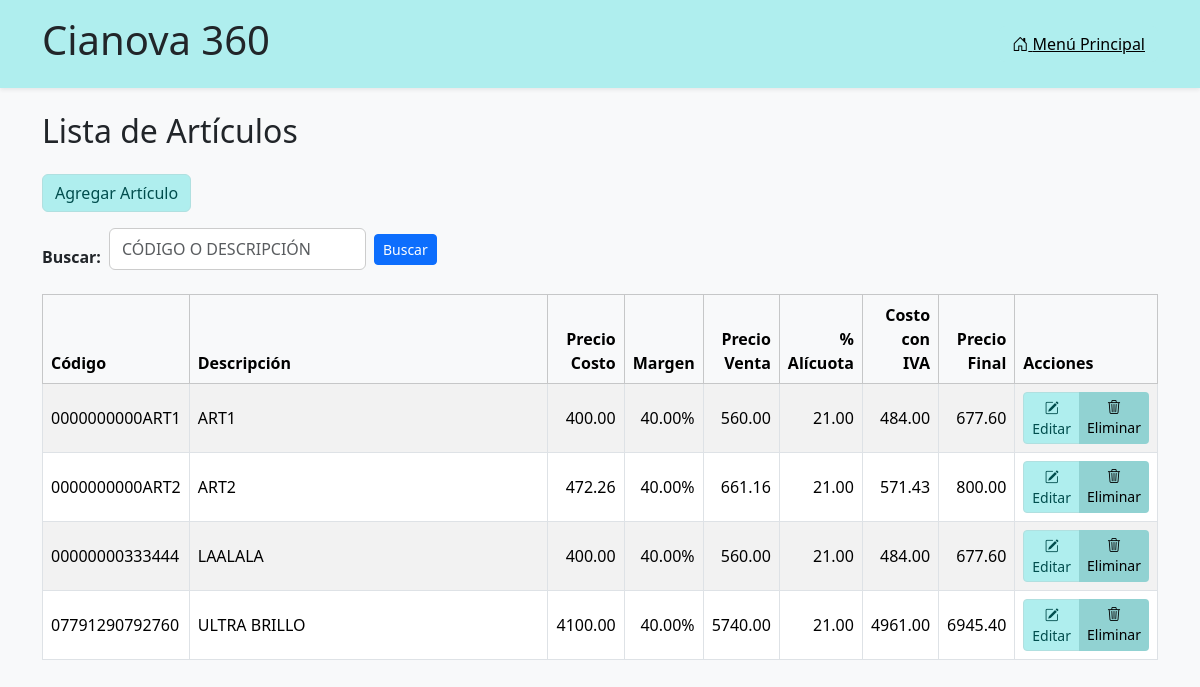
Page /articulos/lista/ on the earlier database version.
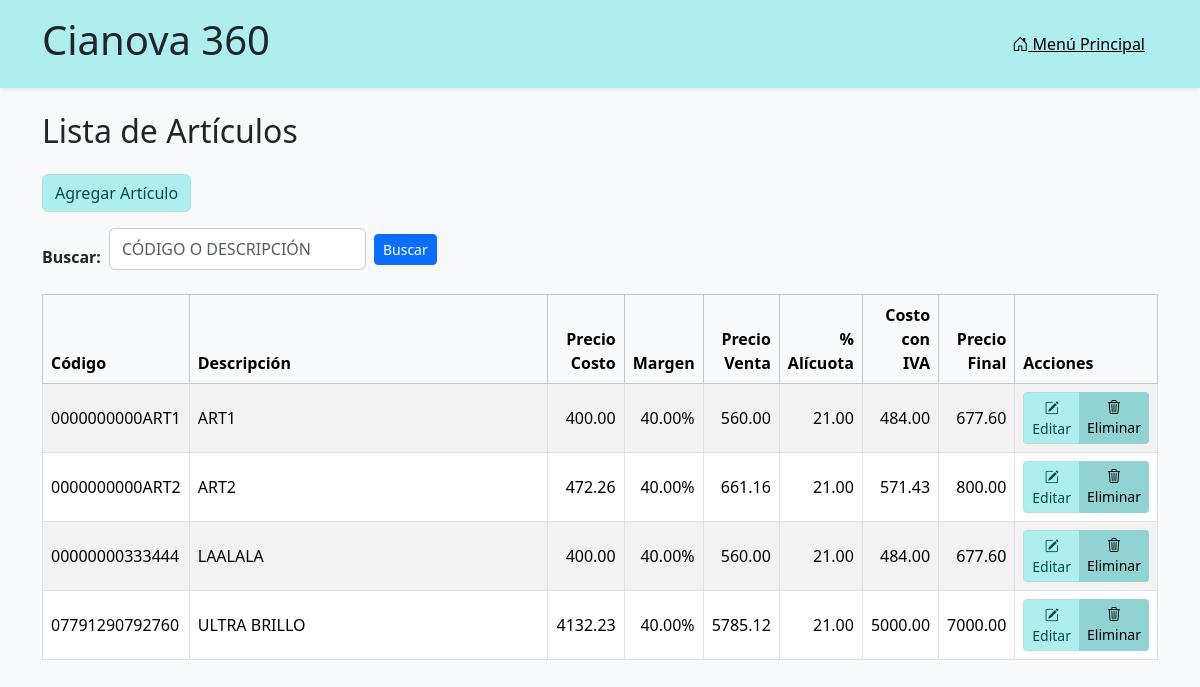
Same page on the later database version.
### articulos/models.py (models this page shows, shortened)
class UpperCaseMixin:
    def save(self, *args, **kwargs):
        for field in self._meta.fields:
            if isinstance(field, models.CharField) and getattr(self, field.name):
                setattr(self, field.name, getattr(self, field.name).upper())
        super().save(*args, **kwargs)

class Articulo(UpperCaseMixin, models.Model):
    codart = models.CharField(
        "Código",
        max_length=14,
        unique=True,
        validators=[
            RegexValidator(
                regex=r'^[A-Z0-9]+$',
                message='Solo se permiten letras mayúsculas y números.'
            )
        ],
        help_text='14 caracteres, se completa con ceros a la izquierda.'
    )
    descrip = models.CharField("Descripción", max_length=80)
    marca = models.ForeignKey('Marca', on_delete=models.PROTECT, blank=True, null=True)
    rubro = models.ForeignKey('Rubro', on_delete=models.PROTECT, blank=True, null=True)
    subrubro = models.ForeignKey('Subrubro', on_delete=models.PROTECT, blank=True, null=True)
    precosto = models.DecimalField("Precio Costo", max_digits=12, decimal_places=2, validators=[MinValueValidator(0)])
    margen = models.DecimalField("Margen %", max_digits=6, decimal_places=2, default=0)
    ncodalic = models.ForeignKey('Alicuota', verbose_name="Código Alícuota", on_delete=models.PROTECT)
    alic = models.DecimalField("% Alícuota", max_digits=5, decimal_places=2, editable=False, null=True, default=0)
    costoiva = models.DecimalField("Costo con IVA", max_digits=12, decimal_places=2, null=True, default=0)
    preventa = models.DecimalField("Precio Venta (sin IVA)", max_digits=12, decimal_places=2, null=True, default=0)
    prefinal = models.DecimalField(
        "Precio Final (con IVA)",
        max_digits=12,
        decimal_places=2,
        null=True,
        default=0,
        blank=True,
        validators=[MinValueValidator(0)]
    )
    fecultmod = models.DateField(null=True, blank=True)
    modo_calculo = models.CharField(
        max_length=1,
        choices=[('C', 'Costo → Final'), ('F', 'Final → Costo')],
        default='C'
    )

### articulos/views.py (the view)
# urls.py: path('lista/', views.lista_articulos, name='lista_articulos'),
def lista_articulos(request):
    articulos = Articulo.objects.all().order_by('codart')
    q = request.GET.get('q', '')
    if q:
        articulos = articulos.filter(
            Q(codart__icontains=q) |
            Q(descrip__icontains=q)
        )
    return render(request, 'articulos/lista.html', {'articulos': articulos})

### articulos/templates/articulos/lista.html (shortened to what this page needs)
{% extends "articulos/base.html" %}
{% load widget_tweaks %}
{% block content %}
<h2 class="mb-4">Lista de Artículos</h2>
<a class="btn btn-institucional mb-3" href="{% url 'agregar_articulo' %}">Agregar Artículo</a>
<form method="get" class="row g-2 mb-4 align-items-center">
  <div class="col-auto">
    <label for="buscar" class="form-label mb-0">Buscar:</label>
  </div>
  <div class="col-auto">
    <input type="text"
           name="q"
           id="buscar"
           class="form-control"
           value="{{ query }}"
           placeholder="CÓDIGO O DESCRIPCIÓN"
           maxlength="80"
           oninput="this.value = this.value.toUpperCase();">
  </div>
  <div class="col-auto">
    <button type="submit" class="btn btn-sm btn-primary">Buscar</button>
  </div>
</form>
<table class="table table-striped table-bordered align-middle">
  <thead class="table-light">
    <tr>
      <th style="width: 120px;">Código</th>
      <th style="width: 35%;">Descripción</th>
      <th class="text-end">Precio Costo</th>
      <th class="text-end">Margen</th>
      <th class="text-end">Precio Venta</th>
      <th class="text-end">% Alícuota</th>
      <th class="text-end">Costo con IVA</th>
      <th class="text-end">Precio Final</th>
      <th style="width: 150px;">Acciones</th>
    </tr>
  </thead>
  <tbody>
    {% for articulo in articulos %}
    <tr>
      <td>{{ articulo.codart }}</td>
      <td>{{ articulo.descrip }}</td>
      <td class="text-end">{{ articulo.precosto|floatformat:2 }}</td>
      <td class="text-end">{{ articulo.margen|floatformat:2 }}%</td>
      <td class="text-end">{{ articulo.preventa|floatformat:2 }}</td>
      <td class="text-end">{{ articulo.alic|floatformat:2 }}</td>
      <td class="text-end">{{ articulo.costoiva|floatformat:2 }}</td>
      <td class="text-end">
        {% if articulo.prefinal %}
          {{ articulo.prefinal|floatformat:2 }}
        {% else %}
          -
        {% endif %}
    </td>
	<td>
	  <div class="btn-group" role="group">
		<a href="{% url 'modificar_articulo' articulo.id %}" class="btn btn-sm btn-institucional">
		  <i class="bi bi-pencil-square"></i> Editar
		</a>
		<a href="{% url 'eliminar_articulo' articulo.id %}"
		   class="btn btn-sm btn-institucional-danger"
		   onclick="return confirm('¿Está seguro que desea eliminar el artículo {{ articulo.descrip }}?');">
		  <i class="bi bi-trash3"></i> Eliminar
		</a>
	  </div>
	</td>
	</tr>
    {% empty %}
    <tr>
      <td colspan="9" class="text-center">No hay artículos cargados.</td>
    </tr>
    {% endfor %}
  </tbody>
</table>
{% endblock %}

Differences in the rows shown:
changed Articulo "ULTRA BRILLO": precosto "4100.00" → "4132.23"; preventa "5740.00" → "5785.12"; costoiva "4961.00" → "5000.00"; prefinal "6945.40" → "7000.00"
